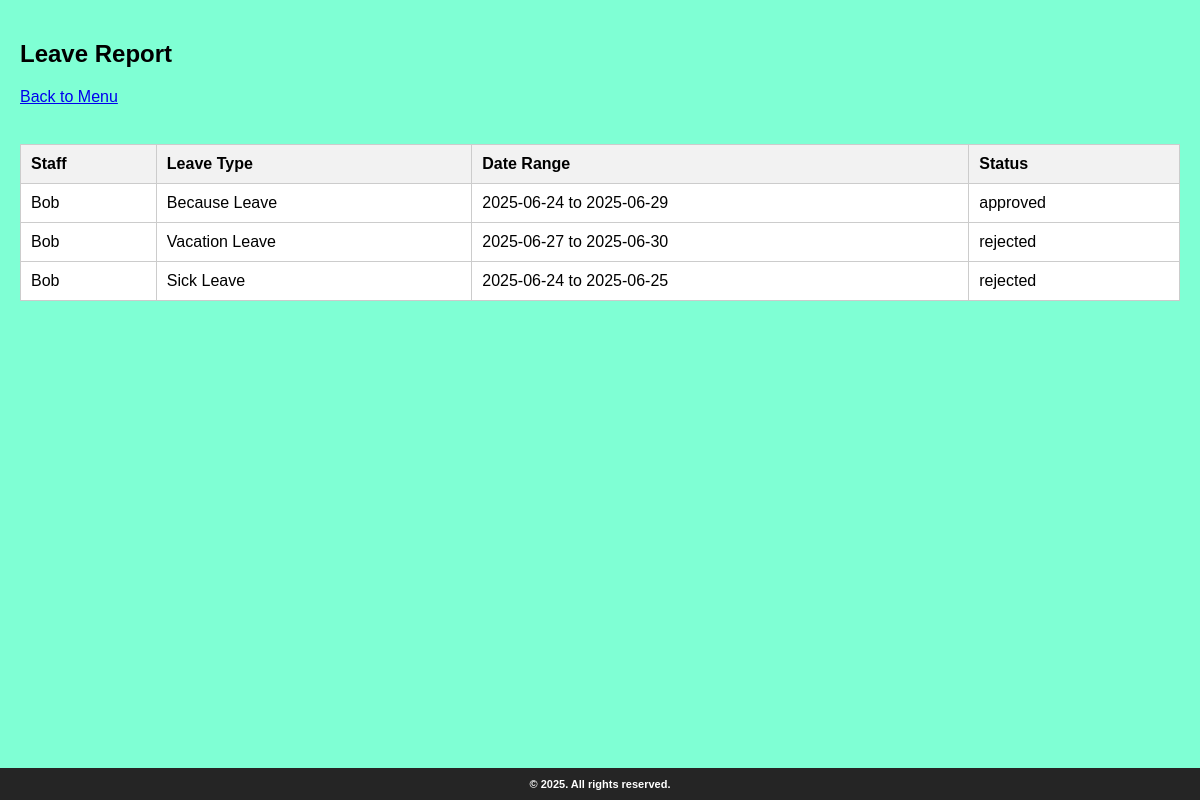
/report.php (signed in), run on the app's committed database.
### tables this page shows
CREATE TABLE `leave_applications` (
  `id` int(11) NOT NULL,
  `staff_id` int(11) NOT NULL,
  `leave_type_id` int(11) NOT NULL,
  `from_date` date NOT NULL,
  `to_date` date NOT NULL,
  `reason` text DEFAULT NULL,
  `status` enum('pending','approved','rejected') DEFAULT 'pending',
  `manager_comment` text DEFAULT NULL,
  `created_at` timestamp NOT NULL DEFAULT current_timestamp()
);

CREATE TABLE `users` (
  `id` int(11) NOT NULL,
  `username` varchar(50) NOT NULL,
  `password` varchar(255) NOT NULL,
  `name` varchar(100) DEFAULT NULL,
  `email` varchar(100) DEFAULT NULL,
  `role` enum('admin','manager','staff') NOT NULL
);

CREATE TABLE `leave_types` (
  `id` int(11) NOT NULL,
  `type_name` varchar(50) NOT NULL
);

### report.php (the view, shortened to what this page needs)
<?php
require_once('config.php');
$user_id = $_SESSION['user_id'];
$role = $_SESSION['role'];
$search_sql = '';
$param = '';
$sql = "SELECT u.name, lt.type_name, la.from_date, la.to_date, la.status
        FROM leave_applications la
        JOIN users u ON la.staff_id = u.id
        JOIN leave_types lt ON la.leave_type_id = lt.id
        WHERE 1";
if ($role === 'staff') {
    $sql .= " AND la.staff_id = ?";
    $stmt = $conn->prepare($sql);
    $stmt->bind_param("i", $user_id);
} elseif ($role === 'manager' && $search_sql) {
    $sql .= " " . $search_sql;
    $stmt = $conn->prepare($sql);
    $stmt->bind_param("s", $param);
} else {
    $stmt = $conn->prepare($sql);
}
$stmt->execute();
$result = $stmt->get_result();
?>
<!DOCTYPE html>
<html>
<head>
    <link rel="stylesheet" href="style.css">
</head>
<body>
<main>
<h2>Leave Report</h2>
<a href="menu.php">Back to Menu</a>
<br><br>
<table>
    <tr>
        <th>Staff</th>
        <th>Leave Type</th>
        <th>Date Range</th>
        <th>Status</th>
    </tr>
    <?php
    while ($row = $result->fetch_assoc()) {
        echo '<tr>';
        echo '<td>' . $row['name'] . '</td>';
        echo '<td>' . $row['type_name'] . '</td>';
        echo '<td>' . $row['from_date'] . ' to ' . $row['to_date'] . '</td>';
        echo '<td>' . $row['status'] . '</td>';
        echo '</tr>';
    }
    ?>
</table>
</main>
<div class="footer">
        <span class="copyright">© 2025. All rights reserved.</span>
    </div>
</body>
</html>

### style.css (style rules this page uses)
html, body { height: 100%; margin: 0; padding: 0; display: flex; flex-direction: column; font-family: Arial, sans-serif; }
body { background-color: aquamarine; }
.footer { background-color: rgb(37, 37, 37); font-size: 11px; text-align: center; padding: 10px; font-weight: bolder; color: white; margin-top: 20px; }

### report.php (style rules this page uses)
body { font-family: Arial, sans-serif; background-color: aquamarine; }
table { border-collapse: collapse; width: 100%; margin-top: 20px; }
th, td { border: 1px solid #ccc; padding: 10px; text-align: left; background-color: rgb(255, 255, 255); }
th { background-color: #f2f2f2; }
main { flex: 1; padding: 20px; }

### data on the page
leave_applications: staff.name "Bob", leave_type.type_name "Because Leave", from_date "2025-06-24", to_date "2025-06-29", status "approved"
leave_applications: staff.name "Bob", leave_type.type_name "Vacation Leave", from_date "2025-06-27", to_date "2025-06-30", status "rejected"
leave_applications: staff.name "Bob", leave_type.type_name "Sick Leave", from_date "2025-06-24", to_date "2025-06-25", status "rejected"
